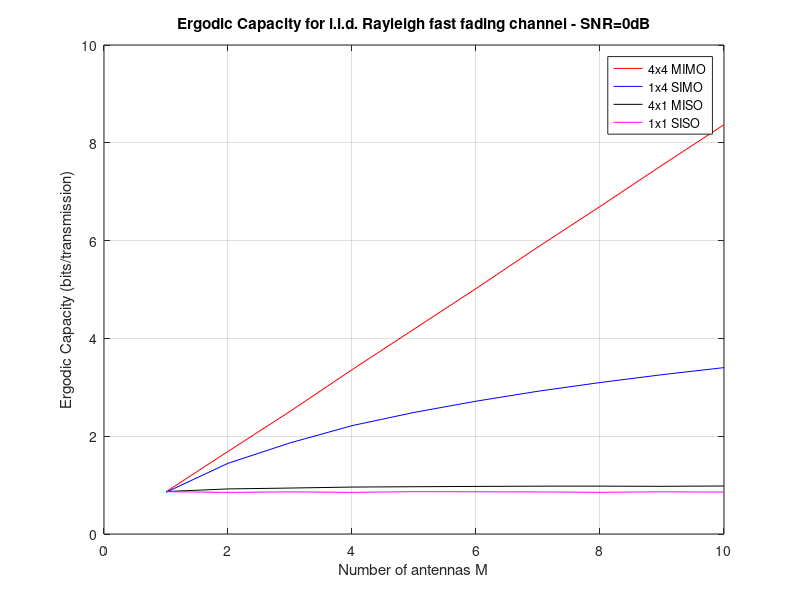

Source code (MATLAB):
clear 

% Maximum number of transmit and receive antennas
Mmax = 10;

% number of channel realization
It = 10000;


% initialize variables: ergodic capacity for each number of antennas
Cmimo  = zeros(1, Mmax);
Csimo  = zeros(1, Mmax);
Cmiso  = zeros(1, Mmax);
Csiso  = zeros(1, Mmax);

SNRdB  = 0;  % in dB
SNR = 10.^(SNRdB./10);  % linear scale

for kk=1:It
    
    for M = 1:Mmax
        
        % MIMO
        Hmimo = ( randn(M)   + j*randn(M)   )/sqrt(2);
        Cmimo(M) = Cmimo(M) + log2(real(det( eye(M) + SNR/M*Hmimo*Hmimo' )));
        
        %% SIMO
        hsimo = ( randn(M,1) + j*randn(M,1) )/sqrt(2);
        Csimo(M) = Csimo(M) + log2( 1 + SNR*norm(hsimo)^2);
        
        %% MISO
        hmiso = ( randn(M,1)  + j*randn(M,1)  )/sqrt(2);  
        Cmiso(M) = Cmiso(M) + log2( 1 + SNR/M*norm(hmiso)^2);
        
        %% SISO
        hsiso = ( randn + j*randn )/sqrt(2);
        Csiso(M) = Csiso(M) + log2( 1 + SNR*abs(hsiso)^2);
        
    end
    
end

% Compute average over all channel realizations
Csiso = Csiso/It
Csimo = Csimo/It
Cmiso = Cmiso/It
Cmimo = Cmimo/It

% plot
figure(1)
plot(1:Mmax, Cmimo,'r')
hold on
plot(1:Mmax, Csimo,'b')
plot(1:Mmax, Cmiso,'k')
plot(1:Mmax, Csiso,'m')
xlabel('Number of antennas M')
ylabel('Ergodic Capacity (bits/transmission)')
title('Ergodic Capacity for i.i.d. Rayleigh fast fading channel - SNR=0dB')
legend('4x4 MIMO', '1x4 SIMO', '4x1 MISO', '1x1 SISO')
grid
hold off